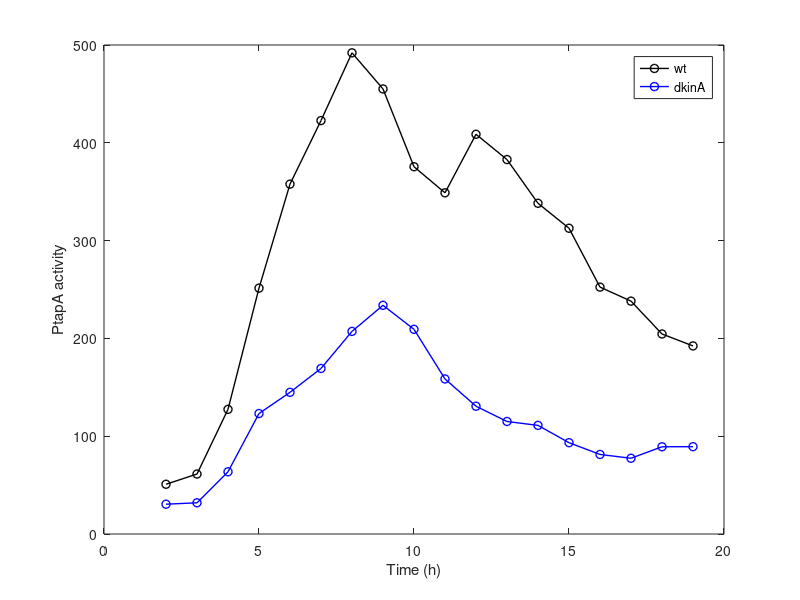

The MATLAB source for this figure:
tt=2:19;
set(0, 'DefaultLineLineWidth', 1);

wt=[50.87 61.32 127.45 251.42 357.76 422.72 491.99 455.08 375.53 0.5*(319.04+378.68) 408.72 ...
382.85 338.14 312.64 252.46 238.12 204.52 192.31];
da=[30.48 31.90 63.62 123.19 144.86 169.25 207.16 233.83 209.29 0.5*(182.87+134.18) 130.66 115.05 ...
111.06 93.38 81.34 77.44 89.19 89.29];
ds=[132.53	287.50	424.07	682.12	863.11	1242.98	1327.93	1341.19	1306.59	(1423.18+586.81)/2	391.49	238.37	135.67	56.74	29.13	18.24	12.29	8.92
];
oa0=[];
os0=[];
os20=[];
os50=[];
plot(tt,wt,'ko-');hold on;plot(tt,da,'bo-');hold on;%plot(tt,ds,'ro-');
legend('wt','dkinA')%'dsda')
xlabel('Time (h)')
ylabel('PtapA activity')
